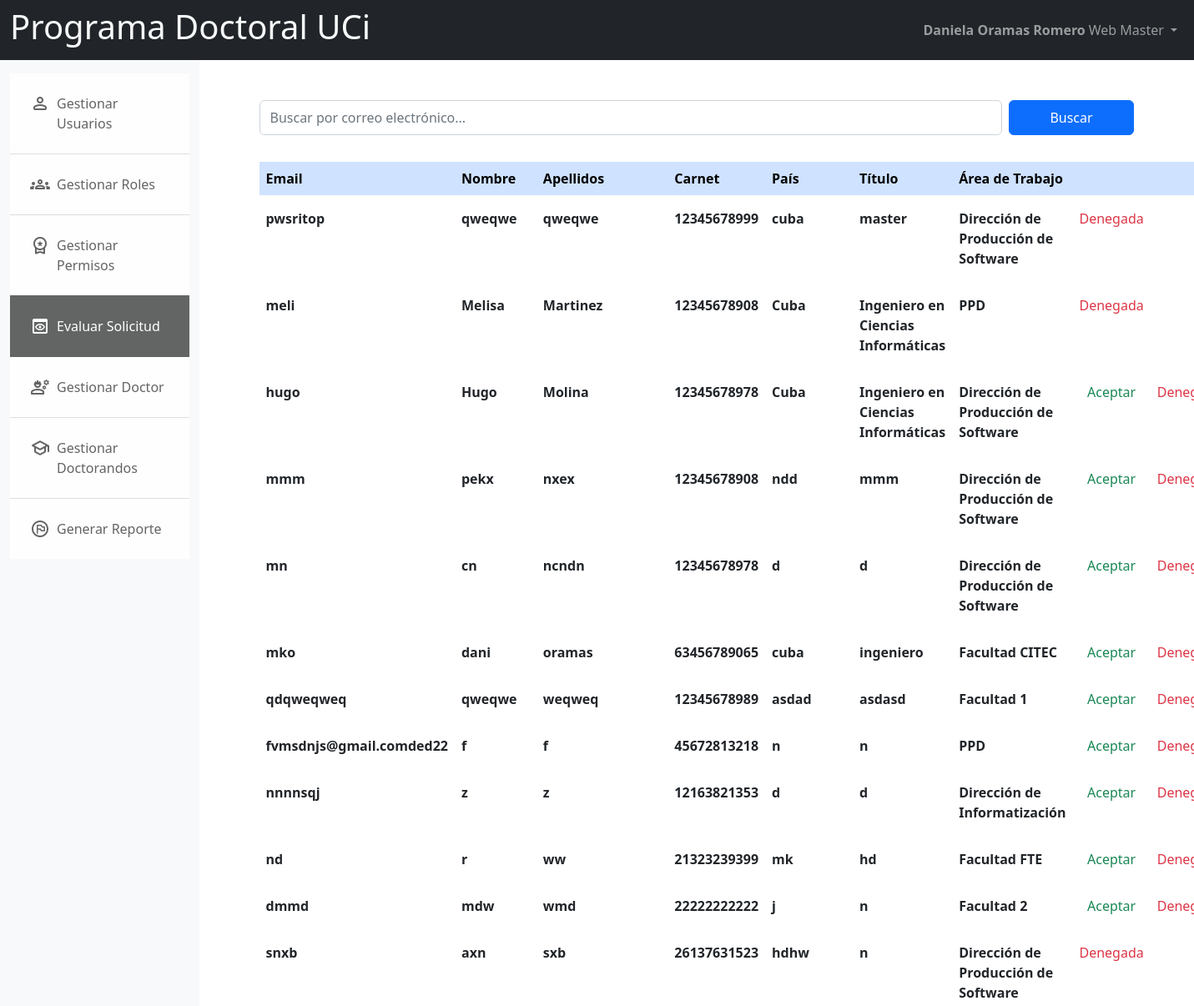
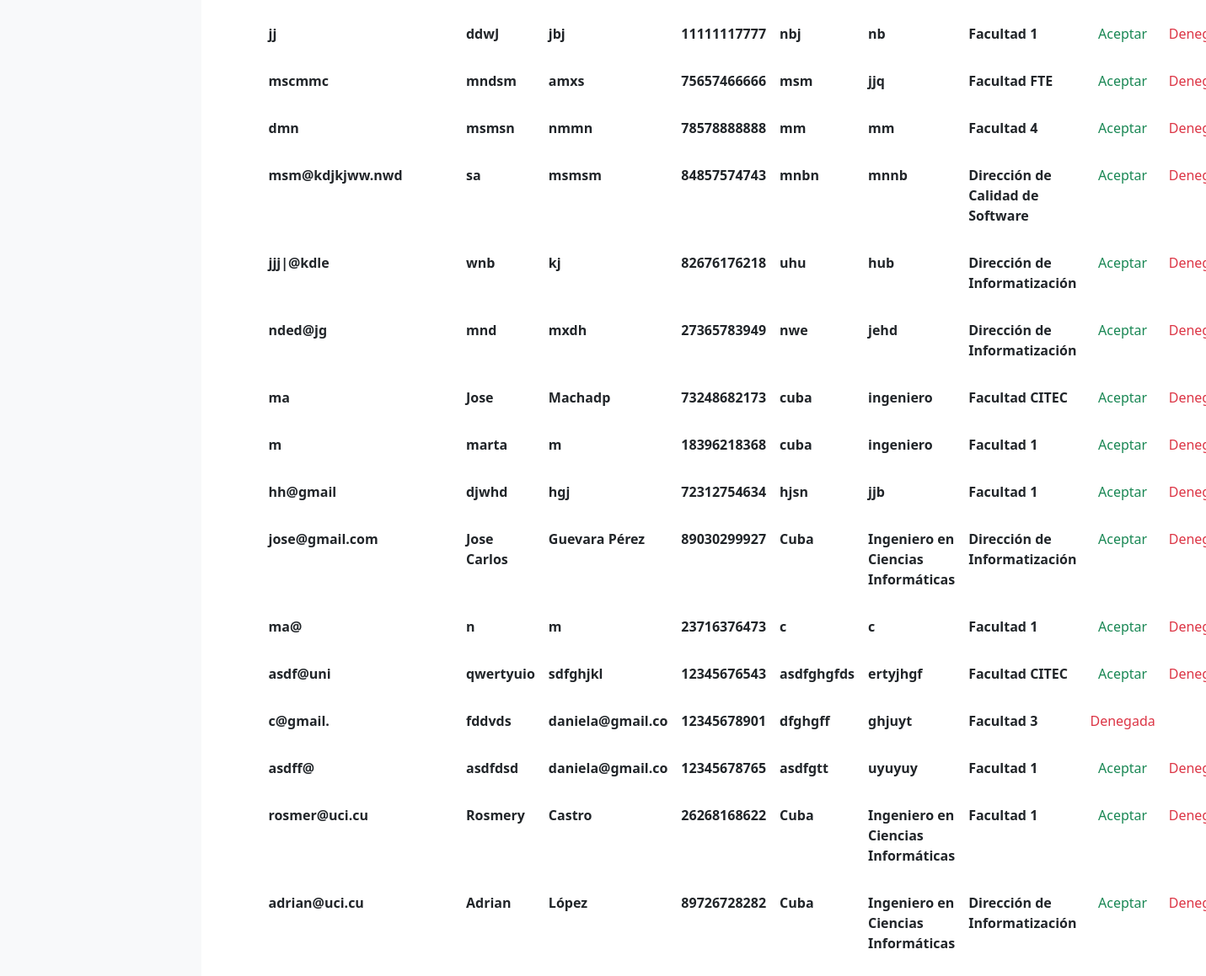
Page /solicitudes/listar/ (signed in) on the committed database (2 pictures, top to bottom).
### myapp/models.py (models this page shows, shortened)
class Usuario(AbstractBaseUser, PermissionsMixin):
    email = models.EmailField('Correo', unique=True)
    nombre = models.TextField('Nombre', blank=False, null=False)
    apellidos = models.TextField('Apellidos', blank=False, null=False)
    carnet = models.CharField(max_length=11, null=False)
    pais = models.TextField(null=True)
    titulo = models.TextField(null=True)
    areaTrabajo = models.TextField(null=True)
    sexo = models.CharField(max_length=1, choices=[('M', 'masculino'),('F', 'Femenino'),('E','Especificar')], default='E')
    is_casado = models.BooleanField(default=False)
    is_active = models.BooleanField(default=True)
    is_staff = models.BooleanField(default=False)
    fecha_registro = models.DateField(auto_now_add=True)
    objects = UsuarioManager()
    USERNAME_FIELD = 'email'
    REQUIRED_FIELDS = ['nombre', 'apellidos', 'carnet']

class Solicitante(models.Model):
    ESTADO = [
        ('P', 'Pendiente'),
        ('C', 'Cancelada')
    ]
    user = models.ForeignKey(Usuario, on_delete=models.CASCADE, related_name='usuario_solicitante')
    estado = models.CharField(max_length=1, choices=ESTADO, default='P')

### myapp/views.py (the view)
# urls.py: path('solicitudes/listar/', views.view_solicitudes, name='view_solicitudes'),
@login_required
@permission_required('myapp.evaluar_solicitud', raise_exception=True)
def view_solicitudes(request):
    if request.method == 'GET':
        return render(request, 'solicitudes.html',{
            'solicitudes': Solicitante.objects.select_related('user'),
            'tabs': 'view_solicitudes'
        })
    else:
        solicitudes = Solicitante.objects.select_related('user').filter(user__email__contains=request.POST['keywords'])
        return render(request, 'solicitudes.html',{
            'solicitudes': solicitudes,
            'tabs': 'view_solicitudes'
        })

### myapp/templatetag/user_tags.py (called while the page is built)
@register.filter(name='has_perm')
def has_perm(user, permission):
    return user.has_perm(permission)

@register.filter(name='is_doctorando')
def is_doctorando(user):
    return Doctorando.objects.filter(user=user).exists()

### myapp/templates/solicitudes.html (shortened to what this page needs)
{% extends 'layout/default.html' %}
{% block content %}
<div class="container-fluid p-5">
    <div class="container-fluid d-flex">
        <form method="post" name="formulario" class="me-auto w-100">
            <div class="mb-3 w-100">
               <input type="text" class="form-control pt-2 pb-2 w-100" id="campo_busqueda" placeholder="Buscar por correo electrónico..." name="keywords" required>
            </div>
        </form>
        <div class="d-flex ms-2">
            <button id="btn_add" class="btn btn-primary" style="width: 150px; height: 42px;">Buscar</button>
        </div>
    </div>
    <div class="container-fluid mt-3">
        <table class="table table-borderless">
            <thead class="table-primary">
            <tr>
                <th scope="col">Email</th>
                <th scope="col">Nombre</th>
                <th scope="col">Apellidos</th>
                <th scope="col">Carnet</th>
                <th scope="col">País</th>
                <th scope="col">Título</th>
                <th scope="col">Área de Trabajo</th>
                <th scope="col"></th>
                <th scope="col"></th>
            </tr>
            </thead>
            <tbody>
                {% for s in solicitudes  %}
                    <tr>
                        <th  class="pt-3 pb-3">{{s.user.email}}</th>
                        <th  class="pt-3 pb-3">{{s.user.nombre}}</th>
                        <th  class="pt-3 pb-3">{{s.user.apellidos}}</th>
                        <th  class="pt-3 pb-3">{{s.user.carnet}}</th>
                        <th  class="pt-3 pb-3">{{s.user.pais}}</th>
                        <th  class="pt-3 pb-3">{{s.user.titulo}}</th>
                        <th  class="pt-3 pb-3">{{s.user.areaTrabajo}}</th>
                        <td  class="pt-3 pb-3">
                            {% if s.estado == "P" %}
                                <div class="d-flex justify-content-center">
                                    <a href="{% url 'aceptar_solicitud' s.user_id %}" class="text-success text-decoration-none">Aceptar</a>
                                </div>
                            {% else %}
                                <span class="text-danger">Denegada</span>
                            {% endif %}
                        </td>
                        <td  class="pt-3 pb-3">
                            {% if s.estado == "P" %}
                                <div class="d-flex justify-content-center">
                                    <a onclick="denegar(event, '{% url 'denegar_solicitud' s.user_id %}');" href="{% url 'denegar_solicitud' s.user_id %}" class="text-danger text-decoration-none">Denegar</a>
                                </div>
                            {% endif %}
                        </td>
                    </tr>
                {% endfor %}
            </tbody>
        </table>
    </div>
</div>
{% endblock  %}

### myapp/templates/layout/default.html (shortened to what this page needs)
<!DOCTYPE html>
<html lang="es">
    <head>
    <link href="https://cdn.jsdelivr.net/npm/bootstrap@5.2.3/dist/css/bootstrap.min.css" rel="stylesheet" />
    <link rel="stylesheet" href="https://cdn.jsdelivr.net/gh/habibmhamadi/multi-select-tag/dist/css/multi-select-tag.css">
  </head>
  <body>
    {% load user_tags %}
    <nav class="navbar navbar-expand-lg navbar-dark bg-dark">
        <div class="container-fluid">
            <h1 class="text-light">Programa Doctoral UCi</h1>
            <div class="collapse navbar-collapse" id="navbarSupportedContent">
                <ul class="ms-auto navbar-nav">
                    <li class="nav-item dropdown">
                        <a class="nav-link dropdown-toggle d-flex align-items-center" role="button" data-bs-toggle="dropdown" aria-expanded="false">
                            <span><strong>{{user.nombre}} {{user.apellidos}}</strong></span><br>
                                {% if user.is_superuser %}<span class="ms-1">Web Master</span>{% endif %}
                        </a>
                    </li>
                </ul>
            </div>
        </div>
    </nav>
    <main class="min-vh-100">
      <div class="container-fluid">
        <div class="row">
            <div class="col-md-2 min-vh-100 bg-light">
                <div class="w-100">
                    <div class="list-group list-group-flush mt-3 mb-3">
                        {% if request.user|has_perm:"myapp.view_usuario" %}
                        <a href="{% url 'admin_user' %}" class="list-group-item list-group-item-action p-4 list-group-item-light {% if tabs == 'admin_user' %} active {% endif %}">
                            <div class="d-flex">
                            <span class="material-symbols-rounded me-2">person</span>
                            Gestionar Usuarios
                            </div>
                        </a>
                        {% endif %}
                        {% if request.user|has_perm:"auth.view_group" %}
                        <a href="{% url 'admin_roles' %}" class="list-group-item list-group-item-action p-4 list-group-item-light {% if tabs == 'admin_roles' %} active {% endif %}">
                            <div class="d-flex">
                            <span class="material-symbols-rounded me-2">groups</span>
                            Gestionar Roles
                            </div>
                        </a>
                        {% endif %}
                        {% if request.user|has_perm:"auth.view_permission" %}
                        <a href="{% url 'view_permisos' %}" class="list-group-item list-group-item-action p-4 list-group-item-light {% if tabs == 'view_permisos' %} active {% endif %}">
                            <div class="d-flex">
                            <span class="material-symbols-rounded me-2">workspace_premium</span>
                                Gestionar Permisos
                            </div>
                        </a>
                        {% endif %}
                        {% if request.user|has_perm:"myapp.evaluar_solicitud" %}
                        <a href="{% url 'view_solicitudes' %}" class="list-group-item list-group-item-action p-4 list-group-item-light {% if tabs == 'view_solicitudes' %} active {% endif %}">
                            <div class="d-flex">
                                <span class="material-symbols-rounded me-2">preview</span>
                                Evaluar Solicitud
                            </div>
                        </a>
                        {% endif %}
                        {% if request.user|has_perm:"myapp.view_doctor" %}
                        <a href="{% url 'view_doctores' %}" class="list-group-item list-group-item-action p-4 list-group-item-light {% if tabs == 'view_doctores' %} active {% endif %}">
                            <div class="d-flex">
                                <span class="material-symbols-rounded me-2">engineering</span>
                                Gestionar Doctor
                            </div>
                        </a>
                        {% endif %}
                        {% if request.user|has_perm:"myapp.view_doctorando" %}
                        <a href="{% url 'view_doctorandos' %}" class="list-group-item list-group-item-action p-4 list-group-item-light {% if tabs == 'view_doctorandos' %} active {% endif %}">
                            <div class="d-flex">
                                <span class="material-symbols-rounded me-2">school</span>
                                Gestionar Doctorandos
                            </div>
                        </a>
                        {% endif %}
                        {% if request.user|has_perm:"contenttypes.generar_reporte" %}
                        <a href="{% url 'generar_reporte' %}" class="list-group-item list-group-item-action p-4 list-group-item-light {% if tabs == 'generar_reporte' %} active {% endif %}">
                            <div class="d-flex">
                                <span class="material-symbols-rounded me-2">flag_circle</span>
                                Generar Reporte
                            </div>
                        </a>
                        {% endif %}
                    </div>
                </div>
            </div>
            <div class="col-md-10">
                {% block content %}
                {% endblock  %}
            </div>
        </div>
      </div>
    </main>
  </body>
</html>

### rows in the picture
Usuario: nombre "Daniela", apellidos "Oramas Romero"
Solicitante: user.email "pwsritop", user.nombre "qweqwe", user.apellidos "qweqwe", user.carnet "12345678999", user.pais "cuba", user.titulo "master", user.areaTrabajo "Dirección de Producción de Software", estado "Denegada"
Solicitante: user.email "meli", user.nombre "Melisa", user.apellidos "Martinez", user.carnet "12345678908", user.pais "Cuba", user.titulo "Ingeniero en Ciencias Informáticas", user.areaTrabajo "PPD", estado "Denegada"
Solicitante: user.email "hugo", user.nombre "Hugo", user.apellidos "Molina", user.carnet "12345678978", user.pais "Cuba", user.titulo "Ingeniero en Ciencias Informáticas", user.areaTrabajo "Dirección de Producción de Software", estado "Aceptar"
Solicitante: user.email "mmm", user.nombre "pekx", user.apellidos "nxex", user.carnet "12345678908", user.pais "ndd", user.titulo "mmm", user.areaTrabajo "Dirección de Producción de Software", estado "Aceptar"
Solicitante: user.email "mn", user.nombre "cn", user.apellidos "ncndn", user.carnet "12345678978", user.pais "d", user.titulo "d", user.areaTrabajo "Dirección de Producción de Software", estado "Aceptar"
Solicitante: user.email "mko", user.nombre "dani", user.apellidos "oramas", user.carnet "63456789065", user.pais "cuba", user.titulo "ingeniero", user.areaTrabajo "Facultad CITEC", estado "Aceptar"
Solicitante: user.email "qdqweqweq", user.nombre "qweqwe", user.apellidos "weqweq", user.carnet "12345678989", user.pais "asdad", user.titulo "asdasd", user.areaTrabajo "Facultad 1", estado "Aceptar"
Solicitante: user.email "fvmsdnjs@gmail.comded22", user.nombre "f", user.apellidos "f", user.carnet "45672813218", user.pais "n", user.titulo "n", user.areaTrabajo "PPD", estado "Aceptar"
Solicitante: user.email "nnnnsqj", user.nombre "z", user.apellidos "z", user.carnet "12163821353", user.pais "d", user.titulo "d", user.areaTrabajo "Dirección de Informatización", estado "Aceptar"
Solicitante: user.email "nd", user.nombre "r", user.apellidos "ww", user.carnet "21323239399", user.pais "mk", user.titulo "hd", user.areaTrabajo "Facultad FTE", estado "Aceptar"
Solicitante: user.email "dmmd", user.nombre "mdw", user.apellidos "wmd", user.carnet "22222222222", user.pais "j", user.titulo "n", user.areaTrabajo "Facultad 2", estado "Aceptar"
Solicitante: user.email "snxb", user.nombre "axn", user.apellidos "sxb", user.carnet "26137631523", user.pais "hdhw", user.titulo "n", user.areaTrabajo "Dirección de Producción de Software", estado "Denegada"
Solicitante: user.email "jj", user.nombre "ddwJ", user.apellidos "jbj", user.carnet "11111117777", user.pais "nbj", user.titulo "nb", user.areaTrabajo "Facultad 1", estado "Aceptar"
Solicitante: user.email "mscmmc", user.nombre "mndsm", user.apellidos "amxs", user.carnet "75657466666", user.pais "msm", user.titulo "jjq", user.areaTrabajo "Facultad FTE", estado "Aceptar"
Solicitante: user.email "dmn", user.nombre "msmsn", user.apellidos "nmmn", user.carnet "78578888888", user.pais "mm", user.titulo "mm", user.areaTrabajo "Facultad 4", estado "Aceptar"
Solicitante: user.email "msm@kdjkjww.nwd", user.nombre "sa", user.apellidos "msmsm", user.carnet "84857574743", user.pais "mnbn", user.titulo "mnnb", user.areaTrabajo "Dirección de Calidad de Software", estado "Aceptar"
Solicitante: user.email "jjj|@kdle", user.nombre "wnb", user.apellidos "kj", user.carnet "82676176218", user.pais "uhu", user.titulo "hub", user.areaTrabajo "Dirección de Informatización", estado "Aceptar"
Solicitante: user.email "nded@jg", user.nombre "mnd", user.apellidos "mxdh", user.carnet "27365783949", user.pais "nwe", user.titulo "jehd", user.areaTrabajo "Dirección de Informatización", estado "Aceptar"
Solicitante: user.email "ma", user.nombre "Jose", user.apellidos "Machadp", user.carnet "73248682173", user.pais "cuba", user.titulo "ingeniero", user.areaTrabajo "Facultad CITEC", estado "Aceptar"
Solicitante: user.email "m", user.nombre "marta", user.apellidos "m", user.carnet "18396218368", user.pais "cuba", user.titulo "ingeniero", user.areaTrabajo "Facultad 1", estado "Aceptar"
Solicitante: user.email "hh@gmail", user.nombre "djwhd", user.apellidos "hgj", user.carnet "72312754634", user.pais "hjsn", user.titulo "jjb", user.areaTrabajo "Facultad 1", estado "Aceptar"
Solicitante: user.email "jose@gmail.com", user.nombre "Jose Carlos", user.apellidos "Guevara Pérez", user.carnet "89030299927", user.pais "Cuba", user.titulo "Ingeniero en Ciencias Informáticas", user.areaTrabajo "Dirección de Informatización", estado "Aceptar"
Solicitante: user.email "ma@", user.nombre "n", user.apellidos "m", user.carnet "23716376473", user.pais "c", user.titulo "c", user.areaTrabajo "Facultad 1", estado "Aceptar"
Solicitante: user.email "asdf@uni", user.nombre "qwertyuio", user.apellidos "sdfghjkl", user.carnet "12345676543", user.pais "asdfghgfds", user.titulo "ertyjhgf", user.areaTrabajo "Facultad CITEC", estado "Aceptar"
Solicitante: user.email "c@gmail.", user.nombre "fddvds", user.apellidos "daniela@gmail.co", user.carnet "12345678901", user.pais "dfghgff", user.titulo "ghjuyt", user.areaTrabajo "Facultad 3", estado "Denegada"
Solicitante: user.email "asdff@", user.nombre "asdfdsd", user.apellidos "daniela@gmail.co", user.carnet "12345678765", user.pais "asdfgtt", user.titulo "uyuyuy", user.areaTrabajo "Facultad 1", estado "Aceptar"
Solicitante: user.email "rosmer@uci.cu", user.nombre "Rosmery", user.apellidos "Castro", user.carnet "26268168622", user.pais "Cuba", user.titulo "Ingeniero en Ciencias Informáticas", user.areaTrabajo "Facultad 1", estado "Aceptar"
Solicitante: user.email "adrian@uci.cu", user.nombre "Adrian", user.apellidos "López", user.carnet "89726728282", user.pais "Cuba", user.titulo "Ingeniero en Ciencias Informáticas", user.areaTrabajo "Dirección de Informatización", estado "Aceptar"
